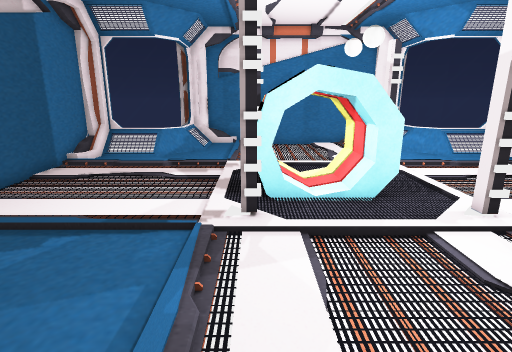
view 1 (above)

15 first-person views from a walk through a 3-D level made in the Unity game engine. The camera is 1.5 m above the floor, tilts 14° down and sees 80° across. The floor is counted in squares, 0.5 m on a side. Each view is taken from the middle of a square. On the plan, view 1 faces up. The plan holds only what a view shows up to about 20 squares ahead; the rest is blank. Some surface patterns are stand-ins.

view 2
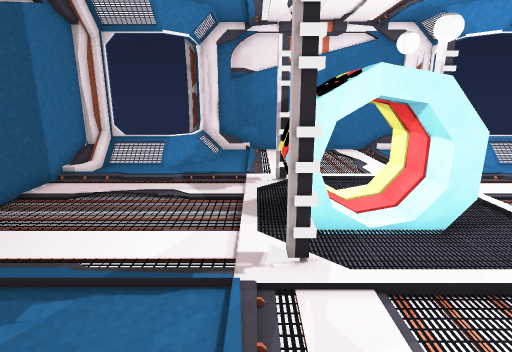

view 3
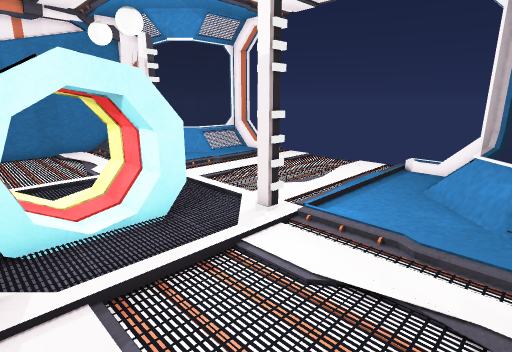

view 4
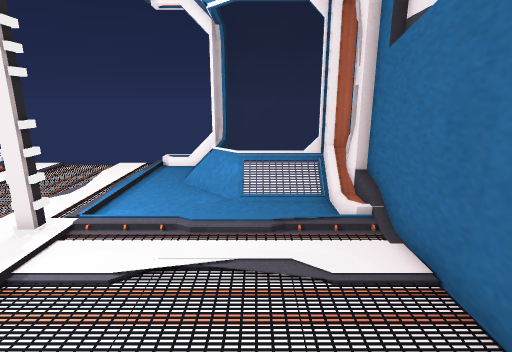

view 5
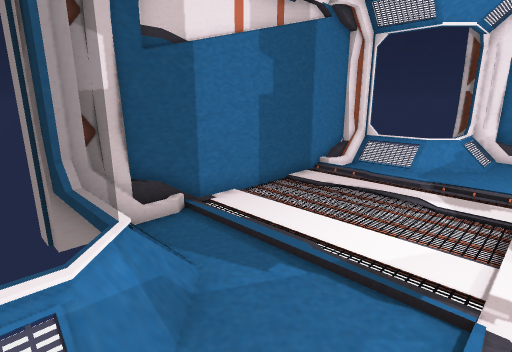

view 6
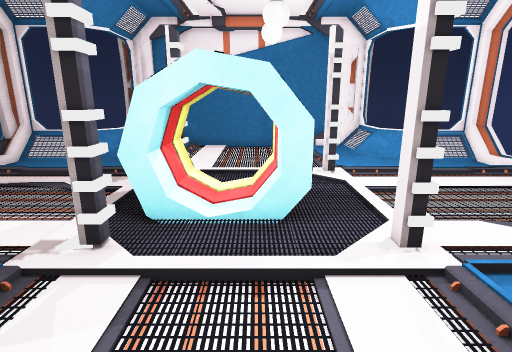

view 7
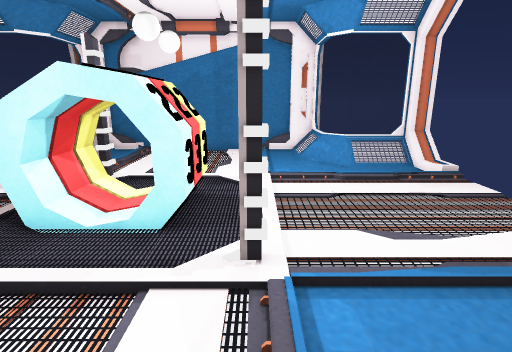

view 8
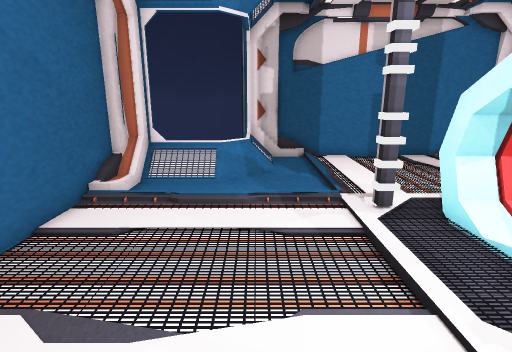

view 9
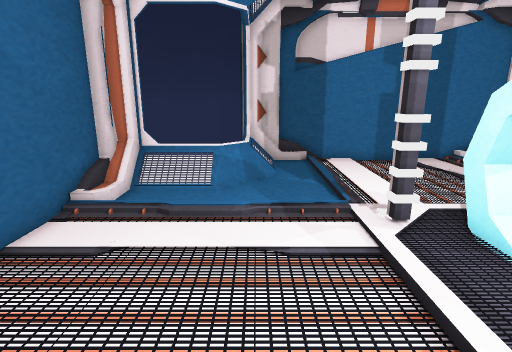

view 10
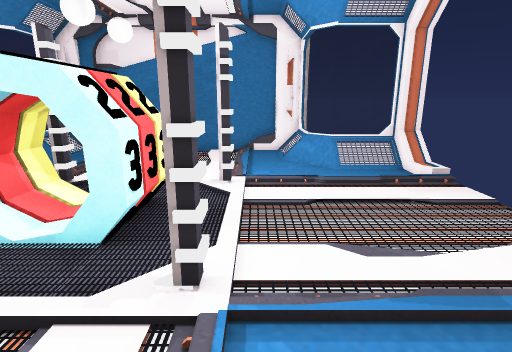

view 11
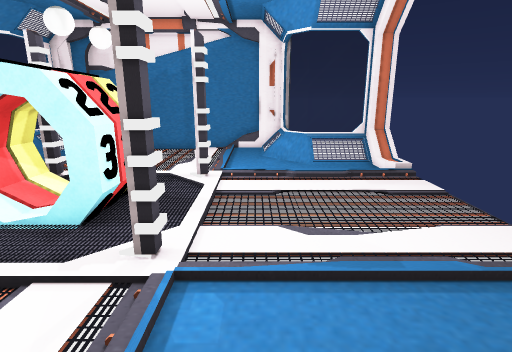

view 12
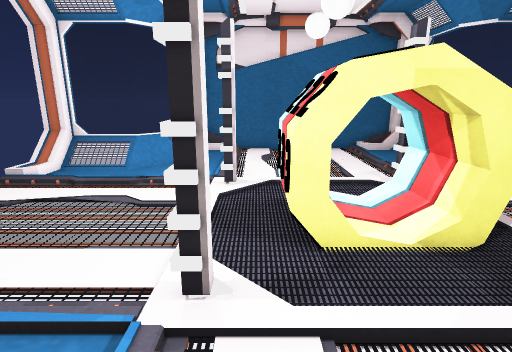

view 13
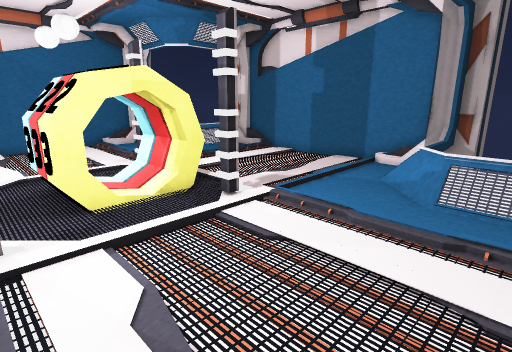

view 14
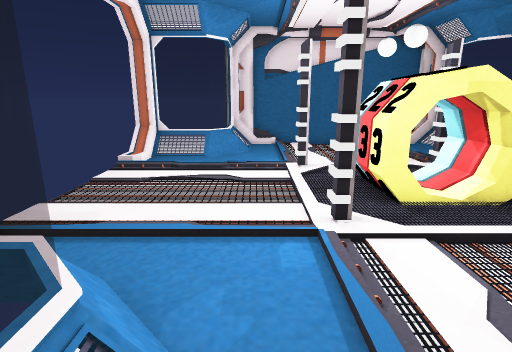

view 15
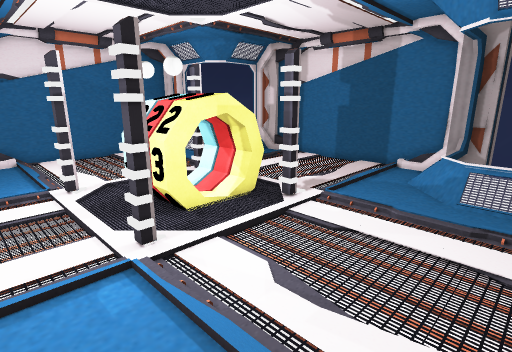

### Floor plan
Key: @ floor where view 1 was taken; # wall or solid block; x gap in a wall; . main floor; : floor 0.25 m higher than the main floor; / step, stairs or slope; = window, fence, low wall or low ledge; W wheel; O other object.
Columns run from 10 left of view 1 to 15 right of it. Each row starts with its distance up from view 1.
 22      O#OOOOOOOOOOOO##
 21       =............/=
 20       =............/=
 19 OO    =............#=
 18  #=  =#............#==#=#
 17  O////..............##OO##
 16  O....................../
 15 OO....................../
 14 OO. ......#.....#........
 13 OO........x..............
 12 OO........WWWWW..........
 11 OO........WWWWW..........
 10 OO........WWWWW..........
  9 OO........WWWWW..........
  8 OO........#..............
  7 OO.......................
  6 OO......................:
  5  O....................../
  4  ##===..............#===##
  3 OO# #==............/= ###
  2      #=............/=
  1       =............/=
  0      ##...@........##
 -1       #OOOOOOOOOOOO#
 -2         OOOOOOOOOO

Positions as (right, up) in squares from view 1, and headings:
1: (0, 0), facing up
2: (-1, 2), facing up
3: (0, 2), facing up-right
4: (-1, 2), facing right
5: (-1, 2), facing up-left
6: (3, 2), facing up
7: (6, 2), facing up
8: (8, 4), facing left
9: (7, 4), facing left
10: (7, 3), facing up
11: (8, 2), facing up
12: (5, 18), facing down
13: (6, 21), facing down-left
14: (8, 21), facing down
15: (9, 21), facing down-left
